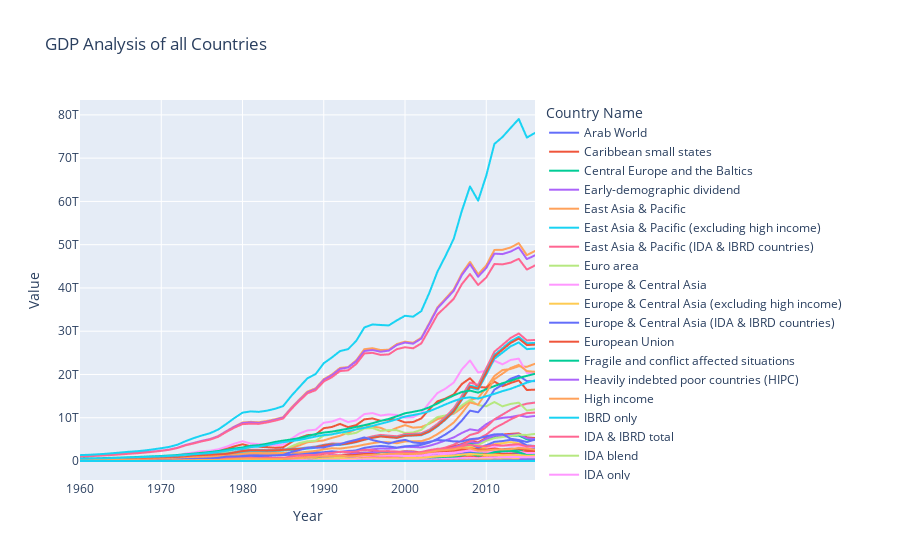

Here is the notebook cell this chart was saved with:
### Markdown cell above
# Compare GDP across countries

### Code cell
fig = px.line(df, x = 'Year',y = 'Value',title ='GDP Analysis of all Countries',color = 'Country Name')
fig
